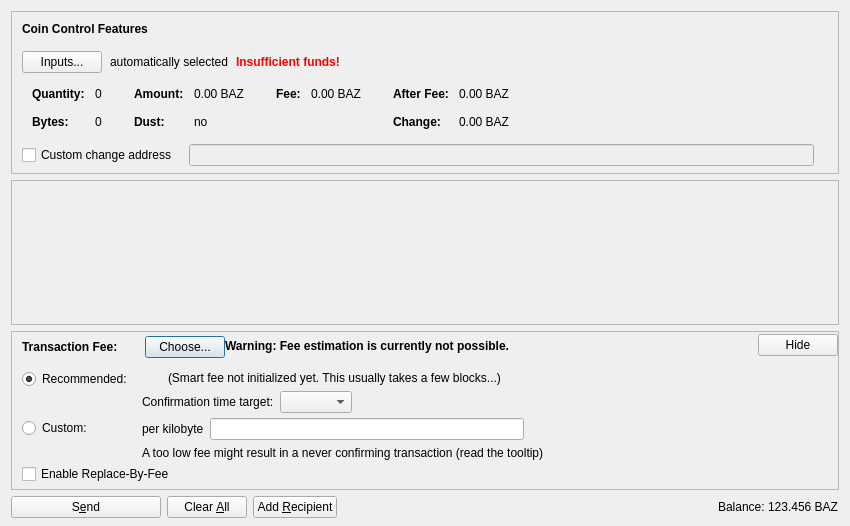
<?xml version="1.0" encoding="UTF-8"?>
<ui version="4.0">
 <class>SendCoinsDialog</class>
 <widget class="QDialog" name="SendCoinsDialog">
  <property name="geometry">
   <rect>
    <x>0</x>
    <y>0</y>
    <width>850</width>
    <height>526</height>
   </rect>
  </property>
  <property name="windowTitle">
   <string>Send Coins</string>
  </property>
  <layout class="QVBoxLayout" name="verticalLayout" stretch="0,1,0,0">
   <property name="bottomMargin">
    <number>8</number>
   </property>
   <item>
    <widget class="QFrame" name="frameCoinControl">
     <property name="sizePolicy">
      <sizepolicy hsizetype="Expanding" vsizetype="Expanding">
       <horstretch>0</horstretch>
       <verstretch>0</verstretch>
      </sizepolicy>
     </property>
     <property name="maximumSize">
      <size>
       <width>16777215</width>
       <height>16777215</height>
      </size>
     </property>
     <property name="frameShape">
      <enum>QFrame::StyledPanel</enum>
     </property>
     <property name="frameShadow">
      <enum>QFrame::Sunken</enum>
     </property>
     <layout class="QVBoxLayout" name="verticalLayoutCoinControl2">
      <property name="spacing">
       <number>0</number>
      </property>
      <property name="leftMargin">
       <number>0</number>
      </property>
      <property name="topMargin">
       <number>0</number>
      </property>
      <property name="rightMargin">
       <number>0</number>
      </property>
      <property name="bottomMargin">
       <number>6</number>
      </property>
      <item>
       <layout class="QVBoxLayout" name="verticalLayoutCoinControl" stretch="0,0,0,0,1">
        <property name="spacing">
         <number>0</number>
        </property>
        <property name="leftMargin">
         <number>10</number>
        </property>
        <property name="topMargin">
         <number>10</number>
        </property>
        <item>
         <layout class="QHBoxLayout" name="horizontalLayoutCoinControl1">
          <property name="bottomMargin">
           <number>15</number>
          </property>
          <item>
           <widget class="QLabel" name="labelCoinControlFeatures">
            <property name="sizePolicy">
             <sizepolicy hsizetype="Preferred" vsizetype="Maximum">
              <horstretch>0</horstretch>
              <verstretch>0</verstretch>
             </sizepolicy>
            </property>
            <property name="font">
             <font>
              <weight>75</weight>
              <bold>true</bold>
             </font>
            </property>
            <property name="styleSheet">
             <string notr="true">font-weight:bold;</string>
            </property>
            <property name="text">
             <string>Coin Control Features</string>
            </property>
           </widget>
          </item>
         </layout>
        </item>
        <item>
         <layout class="QHBoxLayout" name="horizontalLayoutCoinControl2" stretch="0,0,0,0">
          <property name="spacing">
           <number>8</number>
          </property>
          <property name="bottomMargin">
           <number>10</number>
          </property>
          <item>
           <widget class="QPushButton" name="pushButtonCoinControl">
            <property name="styleSheet">
             <string notr="true"/>
            </property>
            <property name="text">
             <string>Inputs...</string>
            </property>
            <property name="autoDefault">
             <bool>false</bool>
            </property>
           </widget>
          </item>
          <item>
           <widget class="QLabel" name="labelCoinControlAutomaticallySelected">
            <property name="text">
             <string>automatically selected</string>
            </property>
            <property name="margin">
             <number>5</number>
            </property>
           </widget>
          </item>
          <item>
           <widget class="QLabel" name="labelCoinControlInsuffFunds">
            <property name="font">
             <font>
              <weight>75</weight>
              <bold>true</bold>
             </font>
            </property>
            <property name="styleSheet">
             <string notr="true">color:red;font-weight:bold;</string>
            </property>
            <property name="text">
             <string>Insufficient funds!</string>
            </property>
            <property name="margin">
             <number>5</number>
            </property>
           </widget>
          </item>
          <item>
           <spacer name="horizontalSpacerCoinControl">
            <property name="orientation">
             <enum>Qt::Horizontal</enum>
            </property>
            <property name="sizeHint" stdset="0">
             <size>
              <width>40</width>
              <height>1</height>
             </size>
            </property>
           </spacer>
          </item>
         </layout>
        </item>
        <item>
         <widget class="QWidget" name="widgetCoinControl" native="true">
          <property name="sizePolicy">
           <sizepolicy hsizetype="Preferred" vsizetype="Preferred">
            <horstretch>0</horstretch>
            <verstretch>0</verstretch>
           </sizepolicy>
          </property>
          <property name="minimumSize">
           <size>
            <width>0</width>
            <height>0</height>
           </size>
          </property>
          <property name="styleSheet">
           <string notr="true"/>
          </property>
          <layout class="QHBoxLayout" name="horizontalLayoutCoinControl5">
           <property name="leftMargin">
            <number>0</number>
           </property>
           <property name="topMargin">
            <number>0</number>
           </property>
           <property name="rightMargin">
            <number>0</number>
           </property>
           <property name="bottomMargin">
            <number>0</number>
           </property>
           <item>
            <layout class="QHBoxLayout" name="horizontalLayoutCoinControl3" stretch="0,0,0,1">
             <property name="spacing">
              <number>20</number>
             </property>
             <property name="topMargin">
              <number>0</number>
             </property>
             <property name="bottomMargin">
              <number>10</number>
             </property>
             <item>
              <layout class="QFormLayout" name="formLayoutCoinControl1">
               <property name="horizontalSpacing">
                <number>10</number>
               </property>
               <property name="verticalSpacing">
                <number>14</number>
               </property>
               <property name="leftMargin">
                <number>10</number>
               </property>
               <property name="topMargin">
                <number>4</number>
               </property>
               <property name="rightMargin">
                <number>6</number>
               </property>
               <item row="0" column="0">
                <widget class="QLabel" name="labelCoinControlQuantityText">
                 <property name="font">
                  <font>
                   <weight>75</weight>
                   <bold>true</bold>
                  </font>
                 </property>
                 <property name="text">
                  <string>Quantity:</string>
                 </property>
                 <property name="margin">
                  <number>0</number>
                 </property>
                </widget>
               </item>
               <item row="0" column="1">
                <widget class="QLabel" name="labelCoinControlQuantity">
                 <property name="cursor">
                  <cursorShape>IBeamCursor</cursorShape>
                 </property>
                 <property name="contextMenuPolicy">
                  <enum>Qt::ActionsContextMenu</enum>
                 </property>
                 <property name="text">
                  <string notr="true">0</string>
                 </property>
                 <property name="margin">
                  <number>0</number>
                 </property>
                 <property name="textInteractionFlags">
                  <set>Qt::LinksAccessibleByMouse|Qt::TextSelectableByKeyboard|Qt::TextSelectableByMouse</set>
                 </property>
                </widget>
               </item>
               <item row="1" column="0">
                <widget class="QLabel" name="labelCoinControlBytesText">
                 <property name="font">
                  <font>
                   <weight>75</weight>
                   <bold>true</bold>
                  </font>
                 </property>
                 <property name="text">
                  <string>Bytes:</string>
                 </property>
                </widget>
               </item>
               <item row="1" column="1">
                <widget class="QLabel" name="labelCoinControlBytes">
                 <property name="cursor">
                  <cursorShape>IBeamCursor</cursorShape>
                 </property>
                 <property name="contextMenuPolicy">
                  <enum>Qt::ActionsContextMenu</enum>
                 </property>
                 <property name="text">
                  <string notr="true">0</string>
                 </property>
                 <property name="textInteractionFlags">
                  <set>Qt::LinksAccessibleByMouse|Qt::TextSelectableByKeyboard|Qt::TextSelectableByMouse</set>
                 </property>
                </widget>
               </item>
              </layout>
             </item>
             <item>
              <layout class="QFormLayout" name="formLayoutCoinControl2">
               <property name="horizontalSpacing">
                <number>10</number>
               </property>
               <property name="verticalSpacing">
                <number>14</number>
               </property>
               <property name="leftMargin">
                <number>6</number>
               </property>
               <property name="topMargin">
                <number>4</number>
               </property>
               <property name="rightMargin">
                <number>6</number>
               </property>
               <item row="0" column="0">
                <widget class="QLabel" name="labelCoinControlAmountText">
                 <property name="font">
                  <font>
                   <weight>75</weight>
                   <bold>true</bold>
                  </font>
                 </property>
                 <property name="text">
                  <string>Amount:</string>
                 </property>
                 <property name="margin">
                  <number>0</number>
                 </property>
                </widget>
               </item>
               <item row="0" column="1">
                <widget class="QLabel" name="labelCoinControlAmount">
                 <property name="cursor">
                  <cursorShape>IBeamCursor</cursorShape>
                 </property>
                 <property name="contextMenuPolicy">
                  <enum>Qt::ActionsContextMenu</enum>
                 </property>
                 <property name="text">
                  <string notr="true">0.00 BAZ</string>
                 </property>
                 <property name="textInteractionFlags">
                  <set>Qt::LinksAccessibleByMouse|Qt::TextSelectableByKeyboard|Qt::TextSelectableByMouse</set>
                 </property>
                </widget>
               </item>
               <item row="1" column="0">
                <widget class="QLabel" name="labelCoinControlLowOutputText">
                 <property name="font">
                  <font>
                   <weight>75</weight>
                   <bold>true</bold>
                  </font>
                 </property>
                 <property name="text">
                  <string>Dust:</string>
                 </property>
                </widget>
               </item>
               <item row="1" column="1">
                <widget class="QLabel" name="labelCoinControlLowOutput">
                 <property name="cursor">
                  <cursorShape>IBeamCursor</cursorShape>
                 </property>
                 <property name="contextMenuPolicy">
                  <enum>Qt::ActionsContextMenu</enum>
                 </property>
                 <property name="text">
                  <string notr="true">no</string>
                 </property>
                 <property name="textInteractionFlags">
                  <set>Qt::LinksAccessibleByMouse|Qt::TextSelectableByKeyboard|Qt::TextSelectableByMouse</set>
                 </property>
                </widget>
               </item>
              </layout>
             </item>
             <item>
              <layout class="QFormLayout" name="formLayoutCoinControl3">
               <property name="horizontalSpacing">
                <number>10</number>
               </property>
               <property name="verticalSpacing">
                <number>14</number>
               </property>
               <property name="leftMargin">
                <number>6</number>
               </property>
               <property name="topMargin">
                <number>4</number>
               </property>
               <property name="rightMargin">
                <number>6</number>
               </property>
               <item row="0" column="0">
                <widget class="QLabel" name="labelCoinControlFeeText">
                 <property name="font">
                  <font>
                   <weight>75</weight>
                   <bold>true</bold>
                  </font>
                 </property>
                 <property name="text">
                  <string>Fee:</string>
                 </property>
                 <property name="margin">
                  <number>0</number>
                 </property>
                </widget>
               </item>
               <item row="0" column="1">
                <widget class="QLabel" name="labelCoinControlFee">
                 <property name="cursor">
                  <cursorShape>IBeamCursor</cursorShape>
                 </property>
                 <property name="contextMenuPolicy">
                  <enum>Qt::ActionsContextMenu</enum>
                 </property>
                 <property name="text">
                  <string notr="true">0.00 BAZ</string>
                 </property>
                 <property name="textInteractionFlags">
                  <set>Qt::LinksAccessibleByMouse|Qt::TextSelectableByKeyboard|Qt::TextSelectableByMouse</set>
                 </property>
                </widget>
               </item>
              </layout>
             </item>
             <item>
              <layout class="QFormLayout" name="formLayoutCoinControl4">
               <property name="horizontalSpacing">
                <number>10</number>
               </property>
               <property name="verticalSpacing">
                <number>14</number>
               </property>
               <property name="leftMargin">
                <number>6</number>
               </property>
               <property name="topMargin">
                <number>4</number>
               </property>
               <property name="rightMargin">
                <number>6</number>
               </property>
               <item row="0" column="0">
                <widget class="QLabel" name="labelCoinControlAfterFeeText">
                 <property name="font">
                  <font>
                   <weight>75</weight>
                   <bold>true</bold>
                  </font>
                 </property>
                 <property name="text">
                  <string>After Fee:</string>
                 </property>
                 <property name="margin">
                  <number>0</number>
                 </property>
                </widget>
               </item>
               <item row="0" column="1">
                <widget class="QLabel" name="labelCoinControlAfterFee">
                 <property name="cursor">
                  <cursorShape>IBeamCursor</cursorShape>
                 </property>
                 <property name="contextMenuPolicy">
                  <enum>Qt::ActionsContextMenu</enum>
                 </property>
                 <property name="text">
                  <string notr="true">0.00 BAZ</string>
                 </property>
                 <property name="textInteractionFlags">
                  <set>Qt::LinksAccessibleByMouse|Qt::TextSelectableByKeyboard|Qt::TextSelectableByMouse</set>
                 </property>
                </widget>
               </item>
               <item row="1" column="0">
                <widget class="QLabel" name="labelCoinControlChangeText">
                 <property name="font">
                  <font>
                   <weight>75</weight>
                   <bold>true</bold>
                  </font>
                 </property>
                 <property name="text">
                  <string>Change:</string>
                 </property>
                </widget>
               </item>
               <item row="1" column="1">
                <widget class="QLabel" name="labelCoinControlChange">
                 <property name="cursor">
                  <cursorShape>IBeamCursor</cursorShape>
                 </property>
                 <property name="contextMenuPolicy">
                  <enum>Qt::ActionsContextMenu</enum>
                 </property>
                 <property name="text">
                  <string notr="true">0.00 BAZ</string>
                 </property>
                 <property name="textInteractionFlags">
                  <set>Qt::LinksAccessibleByMouse|Qt::TextSelectableByKeyboard|Qt::TextSelectableByMouse</set>
                 </property>
                </widget>
               </item>
              </layout>
             </item>
            </layout>
           </item>
          </layout>
         </widget>
        </item>
        <item>
         <layout class="QHBoxLayout" name="horizontalLayoutCoinControl4" stretch="0,0,0">
          <property name="spacing">
           <number>12</number>
          </property>
          <property name="sizeConstraint">
           <enum>QLayout::SetDefaultConstraint</enum>
          </property>
          <property name="topMargin">
           <number>5</number>
          </property>
          <property name="rightMargin">
           <number>5</number>
          </property>
          <item>
           <widget class="QCheckBox" name="checkBoxCoinControlChange">
            <property name="toolTip">
             <string>If this is activated, but the change address is empty or invalid, change will be sent to a newly generated address.</string>
            </property>
            <property name="text">
             <string>Custom change address</string>
            </property>
           </widget>
          </item>
          <item>
           <widget class="QValidatedLineEdit" name="lineEditCoinControlChange">
            <property name="enabled">
             <bool>false</bool>
            </property>
            <property name="sizePolicy">
             <sizepolicy hsizetype="Expanding" vsizetype="Fixed">
              <horstretch>0</horstretch>
              <verstretch>0</verstretch>
             </sizepolicy>
            </property>
           </widget>
          </item>
          <item>
           <widget class="QLabel" name="labelCoinControlChangeLabel">
            <property name="sizePolicy">
             <sizepolicy hsizetype="Preferred" vsizetype="Expanding">
              <horstretch>0</horstretch>
              <verstretch>0</verstretch>
             </sizepolicy>
            </property>
            <property name="minimumSize">
             <size>
              <width>0</width>
              <height>0</height>
             </size>
            </property>
            <property name="text">
             <string/>
            </property>
            <property name="margin">
             <number>3</number>
            </property>
           </widget>
          </item>
         </layout>
        </item>
        <item>
         <spacer name="verticalSpacerCoinControl">
          <property name="orientation">
           <enum>Qt::Vertical</enum>
          </property>
          <property name="sizeHint" stdset="0">
           <size>
            <width>800</width>
            <height>1</height>
           </size>
          </property>
         </spacer>
        </item>
       </layout>
      </item>
     </layout>
    </widget>
   </item>
   <item>
    <widget class="QScrollArea" name="scrollArea">
     <property name="widgetResizable">
      <bool>true</bool>
     </property>
     <widget class="QWidget" name="scrollAreaWidgetContents">
      <property name="geometry">
       <rect>
        <x>0</x>
        <y>0</y>
        <width>830</width>
        <height>104</height>
       </rect>
      </property>
      <layout class="QVBoxLayout" name="verticalLayout_2" stretch="0,1">
       <property name="leftMargin">
        <number>0</number>
       </property>
       <property name="topMargin">
        <number>0</number>
       </property>
       <property name="rightMargin">
        <number>0</number>
       </property>
       <property name="bottomMargin">
        <number>0</number>
       </property>
       <item>
        <layout class="QVBoxLayout" name="entries">
         <property name="spacing">
          <number>6</number>
         </property>
        </layout>
       </item>
       <item>
        <spacer name="verticalSpacer">
         <property name="orientation">
          <enum>Qt::Vertical</enum>
         </property>
         <property name="sizeHint" stdset="0">
          <size>
           <width>20</width>
           <height>40</height>
          </size>
         </property>
        </spacer>
       </item>
      </layout>
     </widget>
    </widget>
   </item>
   <item>
    <widget class="QFrame" name="frameFee">
     <property name="sizePolicy">
      <sizepolicy hsizetype="Expanding" vsizetype="Expanding">
       <horstretch>0</horstretch>
       <verstretch>0</verstretch>
      </sizepolicy>
     </property>
     <property name="maximumSize">
      <size>
       <width>16777215</width>
       <height>16777215</height>
      </size>
     </property>
     <property name="frameShape">
      <enum>QFrame::StyledPanel</enum>
     </property>
     <property name="frameShadow">
      <enum>QFrame::Sunken</enum>
     </property>
     <layout class="QVBoxLayout" name="verticalLayoutFee1">
      <property name="spacing">
       <number>0</number>
      </property>
      <property name="leftMargin">
       <number>0</number>
      </property>
      <property name="topMargin">
       <number>0</number>
      </property>
      <property name="rightMargin">
       <number>0</number>
      </property>
      <property name="bottomMargin">
       <number>0</number>
      </property>
      <item>
       <layout class="QVBoxLayout" name="verticalLayoutFee2" stretch="0,0,0">
        <property name="spacing">
         <number>0</number>
        </property>
        <property name="leftMargin">
         <number>10</number>
        </property>
        <property name="topMargin">
         <number>0</number>
        </property>
        <item>
         <layout class="QHBoxLayout" name="horizontalLayoutFee1">
          <property name="bottomMargin">
           <number>0</number>
          </property>
          <item>
           <layout class="QVBoxLayout" name="verticalLayoutFee7">
            <property name="spacing">
             <number>0</number>
            </property>
            <item>
             <spacer name="verticalSpacerSmartFee">
              <property name="orientation">
               <enum>Qt::Vertical</enum>
              </property>
              <property name="sizeType">
               <enum>QSizePolicy::Fixed</enum>
              </property>
              <property name="sizeHint" stdset="0">
               <size>
                <width>1</width>
                <height>4</height>
               </size>
              </property>
             </spacer>
            </item>
            <item>
             <layout class="QHBoxLayout" name="horizontalLayoutSmartFee">
              <property name="spacing">
               <number>10</number>
              </property>
              <item>
               <widget class="QLabel" name="labelFeeHeadline">
                <property name="sizePolicy">
                 <sizepolicy hsizetype="Preferred" vsizetype="Maximum">
                  <horstretch>0</horstretch>
                  <verstretch>0</verstretch>
                 </sizepolicy>
                </property>
                <property name="font">
                 <font>
                  <weight>75</weight>
                  <bold>true</bold>
                 </font>
                </property>
                <property name="styleSheet">
                 <string notr="true">font-weight:bold;</string>
                </property>
                <property name="text">
                 <string>Transaction Fee:</string>
                </property>
               </widget>
              </item>
              <item>
               <widget class="QLabel" name="labelFeeMinimized">
                <property name="text">
                 <string/>
                </property>
               </widget>
              </item>
              <item>
               <widget class="QPushButton" name="buttonChooseFee">
                <property name="text">
                 <string>Choose...</string>
                </property>
               </widget>
              </item>
             </layout>
            </item>
            <item>
             <spacer name="verticalSpacer_5">
              <property name="orientation">
               <enum>Qt::Vertical</enum>
              </property>
              <property name="sizeHint" stdset="0">
               <size>
                <width>1</width>
                <height>1</height>
               </size>
              </property>
             </spacer>
            </item>
           </layout>
          </item>
          <item>
           <widget class="QLabel" name="fallbackFeeWarningLabel">
            <property name="toolTip">
             <string>Using the fallbackfee can result in sending a transaction that will take several hours or days (or never) to confirm. Consider choosing your fee manually or wait until you have validated the complete chain.</string>
            </property>
            <property name="font">
            <font>
                <weight>75</weight>
                <bold>true</bold>
            </font>
            </property>
            <property name="text">
             <string>Warning: Fee estimation is currently not possible.</string>
            </property>
            <property name="wordWrap">
             <bool>false</bool>
            </property>
           </widget>
          </item>
          <item>
           <spacer name="horizontalSpacer_4">
            <property name="orientation">
             <enum>Qt::Horizontal</enum>
            </property>
            <property name="sizeType">
             <enum>QSizePolicy::MinimumExpanding</enum>
            </property>
            <property name="sizeHint" stdset="0">
             <size>
              <width>40</width>
              <height>20</height>
             </size>
            </property>
           </spacer>
          </item>
          <item>
           <widget class="QPushButton" name="buttonMinimizeFee">
            <property name="toolTip">
             <string>Hide transaction fee settings</string>
            </property>
            <property name="text">
             <string>Hide</string>
            </property>
           </widget>
          </item>
         </layout>
        </item>
        <item>
         <widget class="QFrame" name="frameFeeSelection">
          <layout class="QVBoxLayout" name="verticalLayoutFee12">
           <property name="spacing">
            <number>0</number>
           </property>
           <property name="leftMargin">
            <number>0</number>
           </property>
           <property name="topMargin">
            <number>0</number>
           </property>
           <property name="rightMargin">
            <number>0</number>
           </property>
           <property name="bottomMargin">
            <number>0</number>
           </property>
           <item>
            <layout class="QGridLayout" name="gridLayoutFee">
             <property name="topMargin">
              <number>10</number>
             </property>
             <property name="bottomMargin">
              <number>4</number>
             </property>
             <property name="horizontalSpacing">
              <number>10</number>
             </property>
             <property name="verticalSpacing">
              <number>4</number>
             </property>
             <item row="1" column="1">
              <layout class="QVBoxLayout" name="verticalLayoutFee8">
               <property name="spacing">
                <number>6</number>
               </property>
               <item>
                <layout class="QHBoxLayout" name="horizontalLayoutFee13">
                 <item>
                  <widget class="QLabel" name="labelCustomPerKilobyte">
                   <property name="toolTip">
                    <string>Specify a custom fee per kB (1,000 bytes) of the transaction's virtual size.

Note:  Since the fee is calculated on a per-byte basis, a fee of "100 satoshis per kB" for a transaction size of 500 bytes (half of 1 kB) would ultimately yield a fee of only 50 satoshis.</string>
                   </property>
                   <property name="text">
                    <string>per kilobyte</string>
                   </property>
                  </widget>
                 </item>
                 <item>
                  <widget class="BazCoinAmountField" name="customFee"/>
                 </item>
                 <item>
                  <spacer name="horizontalSpacer_6">
                   <property name="orientation">
                    <enum>Qt::Horizontal</enum>
                   </property>
                   <property name="sizeHint" stdset="0">
                    <size>
                     <width>1</width>
                     <height>1</height>
                    </size>
                   </property>
                  </spacer>
                 </item>
                </layout>
               </item>
               <item>
                <layout class="QHBoxLayout" name="horizontalLayoutFee8">
                 <item>
                  <widget class="QLabel" name="labelCustomFeeWarning">
                   <property name="enabled">
                    <bool>true</bool>
                   </property>
                   <property name="toolTip">
                    <string>When there is less transaction volume than space in the blocks, miners as well as relaying nodes may enforce a minimum fee. Paying only this minimum fee is just fine, but be aware that this can result in a never confirming transaction once there is more demand for bazcoin transactions than the network can process.</string>
                   </property>
                   <property name="text">
                    <string>A too low fee might result in a never confirming transaction (read the tooltip)</string>
                   </property>
                  </widget>
                 </item>
                 <item>
                  <spacer name="horizontalSpacer_2">
                   <property name="orientation">
                    <enum>Qt::Horizontal</enum>
                   </property>
                   <property name="sizeHint" stdset="0">
                    <size>
                     <width>1</width>
                     <height>1</height>
                    </size>
                   </property>
                  </spacer>
                 </item>
                </layout>
               </item>
              </layout>
             </item>
             <item row="0" column="0">
              <layout class="QVBoxLayout" name="verticalLayoutFee4" stretch="0,1">
               <item>
                <widget class="QRadioButton" name="radioSmartFee">
                 <property name="text">
                  <string>Recommended:</string>
                 </property>
                 <property name="checked">
                  <bool>true</bool>
                 </property>
                 <attribute name="buttonGroup">
                  <string notr="true">groupFee</string>
                 </attribute>
                </widget>
               </item>
               <item>
                <spacer name="verticalSpacer_2">
                 <property name="orientation">
                  <enum>Qt::Vertical</enum>
                 </property>
                 <property name="sizeHint" stdset="0">
                  <size>
                   <width>1</width>
                   <height>1</height>
                  </size>
                 </property>
                </spacer>
               </item>
              </layout>
             </item>
             <item row="1" column="0">
              <layout class="QVBoxLayout" name="verticalLayoutFee9" stretch="0,1">
               <item>
                <widget class="QRadioButton" name="radioCustomFee">
                 <property name="text">
                  <string>Custom:</string>
                 </property>
                 <attribute name="buttonGroup">
                  <string notr="true">groupFee</string>
                 </attribute>
                </widget>
               </item>
               <item>
                <spacer name="verticalSpacer_6">
                 <property name="orientation">
                  <enum>Qt::Vertical</enum>
                 </property>
                 <property name="sizeHint" stdset="0">
                  <size>
                   <width>1</width>
                   <height>1</height>
                  </size>
                 </property>
                </spacer>
               </item>
              </layout>
             </item>
             <item row="0" column="1">
              <layout class="QVBoxLayout" name="verticalLayoutFee3" stretch="0,0,1">
               <property name="spacing">
                <number>6</number>
               </property>
               <property name="topMargin">
                <number>2</number>
               </property>
               <item>
                <layout class="QHBoxLayout" name="horizontalLayoutFee12">
                 <item>
                  <widget class="QLabel" name="labelSmartFee">
                   <property name="text">
                    <string/>
                   </property>
                  </widget>
                 </item>
                 <item>
                  <widget class="QLabel" name="labelFeeEstimation">
                   <property name="text">
                    <string/>
                   </property>
                  </widget>
                 </item>
                 <item>
                  <widget class="QLabel" name="labelSmartFee2">
                   <property name="text">
                    <string>(Smart fee not initialized yet. This usually takes a few blocks...)</string>
                   </property>
                  </widget>
                 </item>
                 <item>
                  <spacer name="horizontalSpacer_5">
                   <property name="orientation">
                    <enum>Qt::Horizontal</enum>
                   </property>
                   <property name="sizeHint" stdset="0">
                    <size>
                     <width>1</width>
                     <height>1</height>
                    </size>
                   </property>
                  </spacer>
                 </item>
                </layout>
               </item>
               <item>
                <layout class="QHBoxLayout" name="horizontalLayoutFee9">
                 <item>
                  <layout class="QVBoxLayout" name="verticalLayoutFee6">
                   <item>
                    <widget class="QLabel" name="labelSmartFee3">
                     <property name="text">
                      <string>Confirmation time target:</string>
                     </property>
                    </widget>
                   </item>
                  </layout>
                 </item>
                 <item>
                  <layout class="QVBoxLayout" name="verticalLayoutFee5">
                   <property name="rightMargin">
                    <number>30</number>
                   </property>
                   <item>
                    <layout class="QHBoxLayout" name="horizontalLayoutConfTarget">
                     <property name="bottomMargin">
                      <number>0</number>
                     </property>
                     <item>
                      <widget class="QComboBox" name="confTargetSelector"/>
                     </item>
                     <item>
                      <spacer name="horizontalSpacerConfTarget">
                       <property name="orientation">
                        <enum>Qt::Horizontal</enum>
                       </property>
                       <property name="sizeHint" stdset="0">
                        <size>
                         <width>40</width>
                         <height>20</height>
                        </size>
                       </property>
                      </spacer>
                     </item>
                    </layout>
                   </item>
                  </layout>
                 </item>
                </layout>
               </item>
               <item>
                <spacer name="verticalSpacer_4">
                 <property name="orientation">
                  <enum>Qt::Vertical</enum>
                 </property>
                 <property name="sizeHint" stdset="0">
                  <size>
                   <width>1</width>
                   <height>1</height>
                  </size>
                 </property>
                </spacer>
               </item>
              </layout>
             </item>
            </layout>
           </item>
           <item>
            <widget class="QCheckBox" name="optInRBF">
             <property name="text">
              <string>Enable Replace-By-Fee</string>
             </property>
             <property name="toolTip">
              <string>With Replace-By-Fee (BIP-125) you can increase a transaction's fee after it is sent. Without this, a higher fee may be recommended to compensate for increased transaction delay risk.</string>
             </property>
            </widget>
           </item>
          </layout>
         </widget>
        </item>
        <item>
         <spacer name="verticalSpacerFee">
          <property name="orientation">
           <enum>Qt::Vertical</enum>
          </property>
          <property name="sizeHint" stdset="0">
           <size>
            <width>40</width>
            <height>5</height>
           </size>
          </property>
         </spacer>
        </item>
       </layout>
      </item>
     </layout>
    </widget>
   </item>
   <item>
    <layout class="QHBoxLayout" name="horizontalLayout">
     <item>
      <widget class="QPushButton" name="sendButton">
       <property name="minimumSize">
        <size>
         <width>150</width>
         <height>0</height>
        </size>
       </property>
       <property name="toolTip">
        <string>Confirm the send action</string>
       </property>
       <property name="text">
        <string>S&amp;end</string>
       </property>
       <property name="icon">
        <iconset resource="../bazcoin.qrc">
         <normaloff>:/icons/send</normaloff>:/icons/send</iconset>
       </property>
       <property name="autoDefault">
        <bool>false</bool>
       </property>
       <property name="default">
        <bool>false</bool>
       </property>
      </widget>
     </item>
     <item>
      <widget class="QPushButton" name="clearButton">
       <property name="sizePolicy">
        <sizepolicy hsizetype="Minimum" vsizetype="Fixed">
         <horstretch>0</horstretch>
         <verstretch>0</verstretch>
        </sizepolicy>
       </property>
       <property name="toolTip">
        <string>Clear all fields of the form.</string>
       </property>
       <property name="text">
        <string>Clear &amp;All</string>
       </property>
       <property name="icon">
        <iconset resource="../bazcoin.qrc">
         <normaloff>:/icons/remove</normaloff>:/icons/remove</iconset>
       </property>
       <property name="autoDefault">
        <bool>false</bool>
       </property>
      </widget>
     </item>
     <item>
      <widget class="QPushButton" name="addButton">
       <property name="toolTip">
        <string>Send to multiple recipients at once</string>
       </property>
       <property name="text">
        <string>Add &amp;Recipient</string>
       </property>
       <property name="icon">
        <iconset resource="../bazcoin.qrc">
         <normaloff>:/icons/add</normaloff>:/icons/add</iconset>
       </property>
       <property name="autoDefault">
        <bool>false</bool>
       </property>
      </widget>
     </item>
     <item>
      <spacer name="horizontalSpacer">
       <property name="orientation">
        <enum>Qt::Horizontal</enum>
       </property>
       <property name="sizeHint" stdset="0">
        <size>
         <width>40</width>
         <height>20</height>
        </size>
       </property>
      </spacer>
     </item>
     <item>
      <layout class="QHBoxLayout" name="horizontalLayout_2">
       <property name="spacing">
        <number>3</number>
       </property>
       <item>
        <widget class="QLabel" name="labelBalanceName">
         <property name="sizePolicy">
          <sizepolicy hsizetype="Preferred" vsizetype="Fixed">
           <horstretch>0</horstretch>
           <verstretch>0</verstretch>
          </sizepolicy>
         </property>
         <property name="text">
          <string>Balance:</string>
         </property>
        </widget>
       </item>
       <item>
        <widget class="QLabel" name="labelBalance">
         <property name="sizePolicy">
          <sizepolicy hsizetype="Preferred" vsizetype="Fixed">
           <horstretch>0</horstretch>
           <verstretch>0</verstretch>
          </sizepolicy>
         </property>
         <property name="cursor">
          <cursorShape>IBeamCursor</cursorShape>
         </property>
         <property name="text">
          <string notr="true">123.456 BAZ</string>
         </property>
         <property name="textInteractionFlags">
          <set>Qt::LinksAccessibleByMouse|Qt::TextSelectableByKeyboard|Qt::TextSelectableByMouse</set>
         </property>
        </widget>
       </item>
      </layout>
     </item>
    </layout>
   </item>
  </layout>
 </widget>
 <customwidgets>
  <customwidget>
   <class>QValidatedLineEdit</class>
   <extends>QLineEdit</extends>
   <header>qt/qvalidatedlineedit.h</header>
  </customwidget>
  <customwidget>
   <class>BazCoinAmountField</class>
   <extends>QLineEdit</extends>
   <header>qt/bazcoinamountfield.h</header>
   <container>1</container>
  </customwidget>
 </customwidgets>
 <resources>
  <include location="../bazcoin.qrc"/>
 </resources>
 <connections/>
 <buttongroups>
  <buttongroup name="groupFee"/>
 </buttongroups>
</ui>
